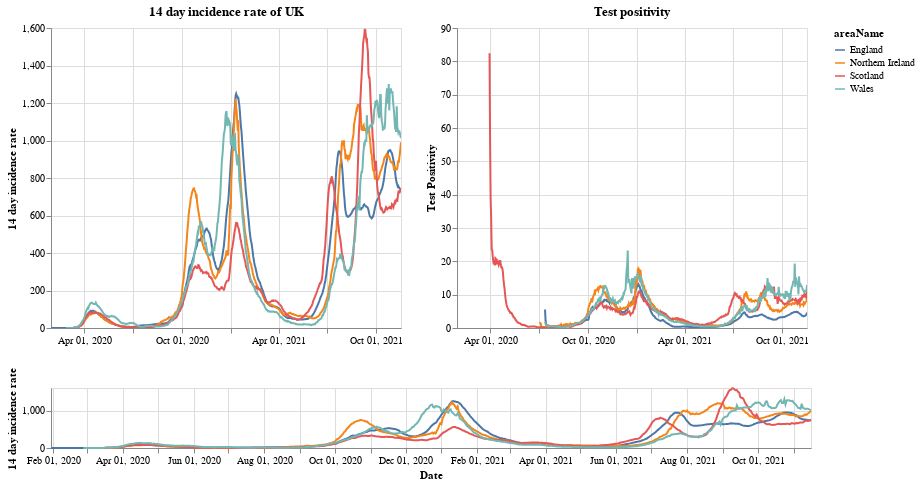

Source (notebook cell):
### Markdown cell above
# Plots

First a plot with each country in the UK. The top right shows the positivity rate for (which is the percentage of registered tests which were positive) while the top left is the 14 day incidence rate. The bottom chart can be used to select the timeframe (does not work on a mobile device).

### Code cell
#collapse
brush = alt.selection(type='interval', name='DateBrush',encodings=['x'],fields=['Time'])
leg_selection = alt.selection_multi(fields=['areaName'], bind='legend')

base = alt.Chart(uk_cases).mark_line().encode(
    x=alt.X("yearmonthdate(date):T", axis=alt.Axis(title='Date')),
    y=alt.Y("twoWeeklyCasesRate:Q", axis=alt.Axis(title='14 day incidence rate')),
    tooltip=['areaName', 'date','twoWeeklyCasesRate', 'testPositivity'],
    color='areaName',
    opacity=alt.condition(leg_selection, alt.value(2), alt.value(0.1))
).add_selection(leg_selection).properties(width=350)

upper = base.encode(alt.X('yearmonthdate(date):T', axis=alt.Axis(title=''),
                         scale=alt.Scale(domain=brush))
                   ).properties(title=f'14 day incidence rate of UK')
upper_right = upper.encode(alt.Y('testPositivity:Q', axis=alt.Axis(title='Test Positivity'))).properties(title='Test positivity')
lower = base.properties(height=60, width = 760).add_selection(brush)

(upper | upper_right) & lower

### Figure 1 — Vega-Lite specification as saved in the notebook (floating-point values rounded to 4 significant figures; data arrays with more than 128 entries replaced by an {"elided": "..."} marker saying what was removed)
{"config": {"view": {"continuousWidth": 400, "continuousHeight": 300}}, "vconcat": [{"hconcat": [{"mark": "line", "encoding": {"color": {"type": "nominal", "field": "areaName"}, "opacity": {"condition": {"value": 2, "selection": "selector001"}, "value": 0.1}, "tooltip": [{"type": "nominal", "field": "areaName"}, {"type": "temporal", "field": "date"}, {"type": "quantitative", "field": "twoWeeklyCasesRate"}, {"type": "quantitative", "field": "testPositivity"}], "x": {"type": "temporal", "axis": {"title": ""}, "field": "date", "scale": {"domain": {"selection": "DateBrush"}}, "timeUnit": "yearmonthdate"}, "y": {"type": "quantitative", "axis": {"title": "14 day incidence rate"}, "field": "twoWeeklyCasesRate"}}, "selection": {"selector001": {"type": "multi", "fields": ["areaName"], "bind": "legend"}}, "title": "14 day incidence rate of UK", "width": 350}, {"mark": "line", "encoding": {"color": {"type": "nominal", "field": "areaName"}, "opacity": {"condition": {"value": 2, "selection": "selector001"}, "value": 0.1}, "tooltip": [{"type": "nominal", "field": "areaName"}, {"type": "temporal", "field": "date"}, {"type": "quantitative", "field": "twoWeeklyCasesRate"}, {"type": "quantitative", "field": "testPositivity"}], "x": {"type": "temporal", "axis": {"title": ""}, "field": "date", "scale": {"domain": {"selection": "DateBrush"}}, "timeUnit": "yearmonthdate"}, "y": {"type": "quantitative", "axis": {"title": "Test Positivity"}, "field": "testPositivity"}}, "selection": {"selector001": {"type": "multi", "fields": ["areaName"], "bind": "legend"}}, "title": "Test positivity", "width": 350}]}, {"mark": "line", "encoding": {"color": {"type": "nominal", "field": "areaName"}, "opacity": {"condition": {"value": 2, "selection": "selector001"}, "value": 0.1}, "tooltip": [{"type": "nominal", "field": "areaName"}, {"type": "temporal", "field": "date"}, {"type": "quantitative", "field": "twoWeeklyCasesRate"}, {"type": "quantitative", "field": "testPositivity"}], "x": {"type": "temporal", "axis": {"title": "Date"}, "field": "date", "timeUnit": "yearmonthdate"}, "y": {"type": "quantitative", "axis": {"title": "14 day incidence rate"}, "field": "twoWeeklyCasesRate"}}, "height": 60, "selection": {"selector001": {"type": "multi", "fields": ["areaName"], "bind": "legend"}, "DateBrush": {"type": "interval", "encodings": ["x"], "fields": ["Time"]}}, "width": 760}], "data": {"name": "data-217e9d32855f1f3f7c1797b05bd779f4"}, "$schema": "https://vega.github.io/schema/vega-lite/v4.8.1.json", "datasets": {"data-217e9d32855f1f3f7c1797b05bd779f4": {"elided": "2536 records"}}}
